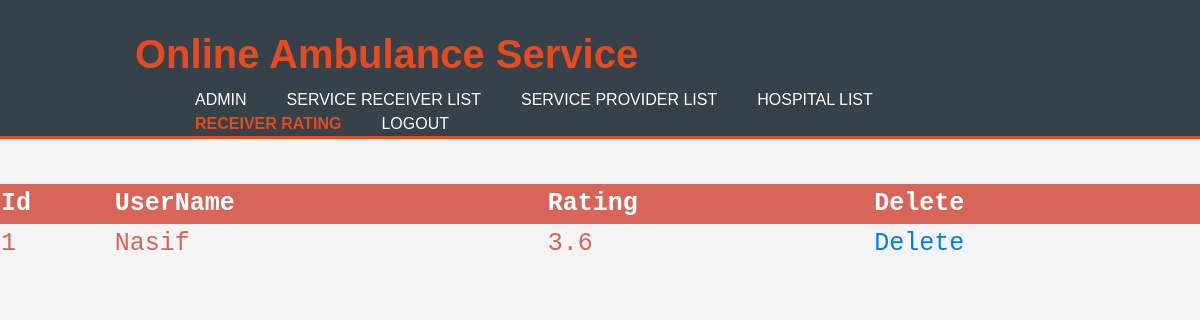
/admin_rating_from_receiver.php, run on the app's committed database.
### tables this page shows
CREATE TABLE `rate_system` (
  `id` int(11) NOT NULL,
  `user_name` varchar(45) NOT NULL,
  `rate` float NOT NULL
);

### admin_rating_from_receiver.php (the view, shortened to what this page needs)
<?php require_once("connection.php");?>
<!DOCTYPE html>
<html>
<head>
	<link rel="stylesheet" href="https://stackpath.bootstrapcdn.com/bootstrap/4.4.0/css/bootstrap.min.css">
	<link rel="stylesheet" href="./CSS/style.css">
</head>
<body>
	<header>
		<div class="container">
			<div id="branding">
				<h1><span class="highlight">Online Ambulance Service</span></h1>
			</div>
			<nav>
					<ul>
						<li><a href="home_admin.php">Admin</a></li>
						<li><a href="admin_receiver_list.php">Service Receiver List</a></li>
						<li><a href="admin_provider_list.php">Service Provider List</a></li>
						<li><a href="admin_hospital_list.php">Hospital List</a></li>
						<li class="current"><a href="admin_rating_from_receiver.php">Receiver Rating</a></li>
						<li><a href="logout.php">Logout</a></li>
					</ul>
			</nav>
		</div>
	</header>
	<table>
		<tr>
			<th>Id</th>
			<th>UserName</th>
			<th>Rating</th>
			<th>Delete</th>
		</tr>
		<?php
			echo "<br/><br/>";
			$query= "select * from rate_system";
			$r= mysqli_query($conn,$query);
			$a=mysqli_num_rows($r);
			if($a>0){
				while($row=mysqli_fetch_array($r)){
					echo "<tr><td>".$row['id']."</td><td>".$row['user_name']."</td><td>".$row['rate']."</td><td><a href=admin_rating_from_receiver_delete.php?id=".$row['id'].">Delete</a></td></tr>";
				}
				echo "</table>";
			}
			else{
				echo "0 result";
			}
		?>

### CSS/style.css (style rules this page uses)
body { font: 15px/1.5 Arial, Helvetica, sans-serif; padding:0; margin:0; background-color: #f4f4f4; }
.container { width:80%; margin:auto; overflow:hidden; }
header { background:#35424a; color:#ffffff; padding-top: 30px; min-height:70px; border-bottom: #e8491d 3px solid; }
header a { color:#ffffff; text-decoration: none; text-transform: uppercase; font-size:16px; }
header li { float:left; display:inline; padding:0 20px 0 20px; }
header .highlight, header .current a { color: #e8491d; font-weight:bold; }
header #branding h1 { float:left; }
header #branding h1 { margin:0; }
header nav { float:right; margin-top: 10px; }

### admin_rating_from_receiver.php (style rules this page uses)
table { border-collapse: collapse; width:100%; color:#d96459; font-family: monospace; font-size: 25px; text-align:left; }
th { background-color:#d96459; color:white; }

### data on the page
rate_system: id "1", user_name "Nasif", rate "3.6"
